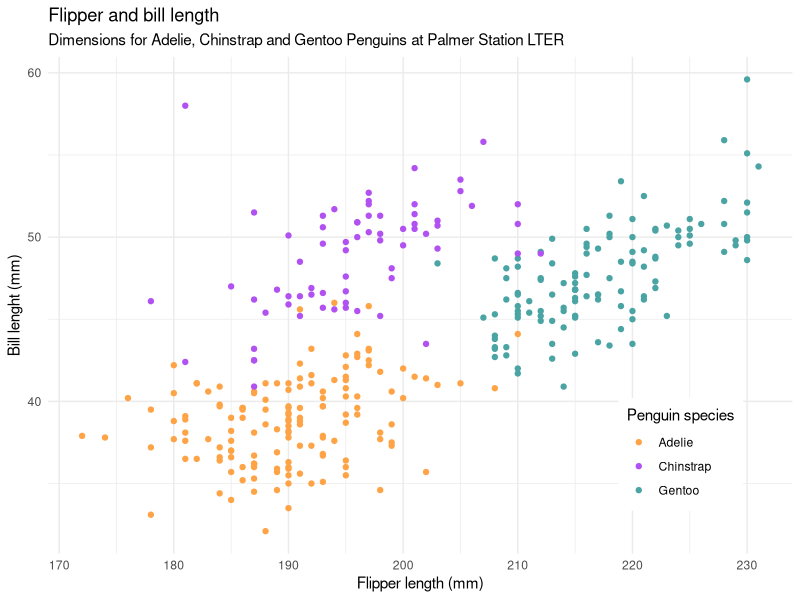

Recreate this plot in R.
library(tidyverse)
library(palmerpenguins)

# scatterplot

ggplot(na.omit(penguins), aes(x = flipper_length_mm, y = bill_length_mm, color = species)) +
  geom_point() +
  scale_color_manual(values = c("#FEA346", "#B251F1", "#4BA4A4")) +
  labs(x = "Flipper length (mm)",
       y = "Bill lenght (mm)",
       color = "Penguin species",
       title = "Flipper and bill length",
       subtitle = "Dimensions for Adelie, Chinstrap and Gentoo Penguins at Palmer Station LTER") +
  theme_minimal() +
  theme(legend.position = c(0.85, 0.2),
        legend.background = element_rect(color = "white"))

